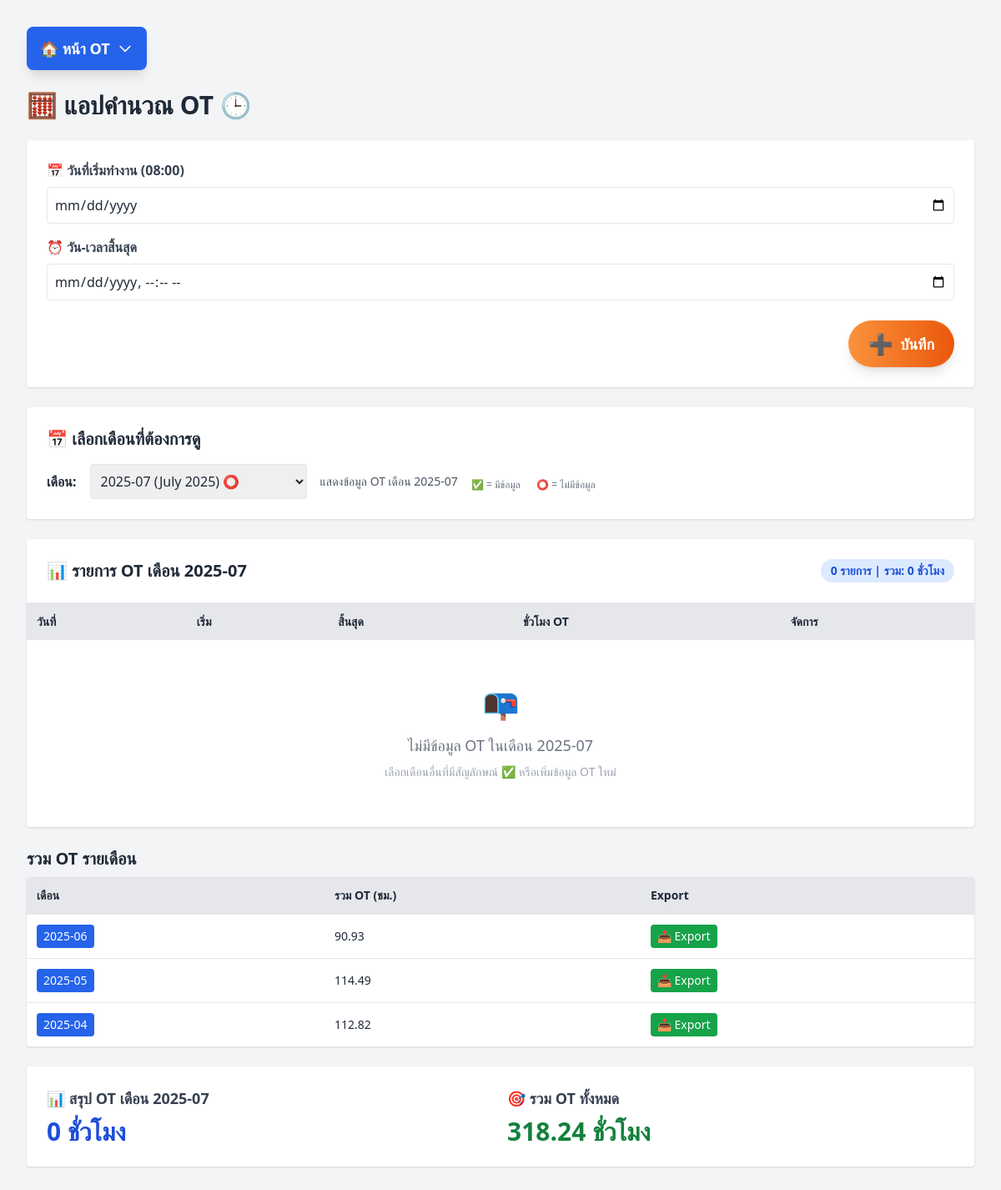
The page /index on the database as committed earlier.
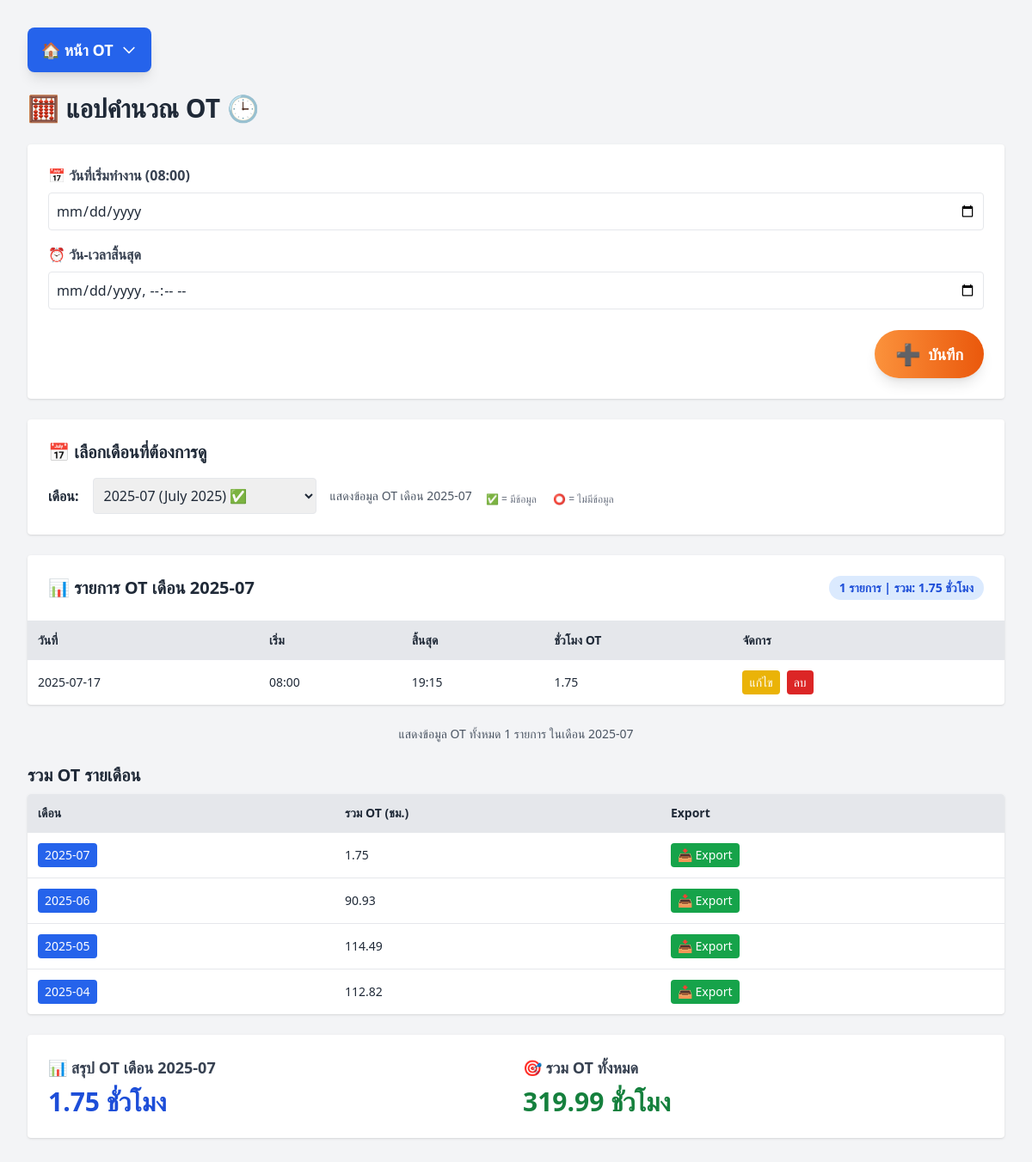
The same page on the database as committed later.
### tables this page shows
CREATE TABLE ot_records (
            id INTEGER PRIMARY KEY AUTOINCREMENT,
            work_date TEXT,
            start_time TEXT,
            end_time TEXT,
            ot_hours REAL
        );

### app.py (the view, shortened to what this page needs)
@app.route('/index', methods=['GET', 'POST'])
def index():
    conn = get_db_connection()
    from datetime import datetime
    selected_month = request.args.get('month', datetime.now().strftime('%Y-%m'))
    sort_order = request.args.get('sort', 'desc')
    order_sql = 'ORDER BY work_date DESC' if sort_order == 'desc' else 'ORDER BY work_date ASC'
    month_filter = f"WHERE strftime('%Y-%m', work_date) = ?"
    total_records = conn.execute(f'SELECT COUNT(*) FROM ot_records {month_filter}', (selected_month,)).fetchone()[0]
    records = conn.execute(f'SELECT * FROM ot_records {month_filter} {order_sql}',
                          (selected_month,)).fetchall()
    monthly_total_ot = conn.execute(f'SELECT SUM(ot_hours) FROM ot_records {month_filter}', (selected_month,)).fetchone()[0] or 0
    available_months = conn.execute('''
                                   SELECT DISTINCT strftime('%Y-%m', work_date) AS month
                                   FROM ot_records
                                   ORDER BY month DESC
                                   ''').fetchall()
    from datetime import datetime, timedelta
    import calendar
    selectable_months = []
    current_date = datetime.now()
    for i in range(12, -1, -1):  # 12 เดือนย้อนหลัง + เดือนปัจจุบัน
        date = datetime(current_date.year, current_date.month, 1) - timedelta(days=i*30)
        date = date.replace(day=1)  # ให้เป็นวันที่ 1 ของเดือน
        month_str = date.strftime('%Y-%m')
        has_data = any(month['month'] == month_str for month in available_months)
        selectable_months.append({
            'month': month_str,
            'display': f"{date.strftime('%Y-%m')} ({calendar.month_name[date.month]} {date.year})",
            'has_data': has_data
        })
    for i in range(1, 7):
        date = datetime(current_date.year, current_date.month, 1) + timedelta(days=i*32)
        date = date.replace(day=1)  # ให้เป็นวันที่ 1 ของเดือน
        month_str = date.strftime('%Y-%m')
        selectable_months.append({
            'month': month_str,
            'display': f"{date.strftime('%Y-%m')} ({calendar.month_name[date.month]} {date.year})",
            'has_data': False  # เดือนล่วงหน้าจะไม่มีข้อมูล
        })
    monthly_ot = conn.execute('''
                              SELECT strftime('%Y-%m', work_date) AS month, SUM(ot_hours) AS total
                              FROM ot_records
                              GROUP BY month
                              ORDER BY month DESC
                              ''').fetchall()
    total_ot = conn.execute('SELECT SUM(ot_hours) FROM ot_records').fetchone()[0] or 0
    conn.close()
    return render_template('index.html',
                         records=records,
                         monthly_total_ot=round(monthly_total_ot, 2),
                         total_ot=round(total_ot, 2),
                         sort_order=sort_order,
                         monthly_ot=monthly_ot,
                         page=1,
                         total_pages=1,
                         total_records=total_records,
                         selected_month=selected_month,
                         available_months=selectable_months)

### app.py (called while the page is built)
def get_db_connection():
    conn = sqlite3.connect(DB_FILE)
    conn.row_factory = sqlite3.Row
    return conn

### templates/index.html (shortened to what this page needs)
<!DOCTYPE html>
<html lang="th">
<head>
  <script src="{{ url_for('static', filename='js/tailwind.min.js') }}"></script>
</head>
<body class="p-4 sm:p-8 bg-gray-100 text-gray-800 min-h-screen">
  <nav class="mb-6">
    <div class="relative inline-block">
      <button id="menu-button" class="flex items-center gap-2 bg-blue-600 hover:bg-blue-700 text-white px-4 py-3 rounded-lg shadow-lg text-lg font-semibold transition-all">
        <span>🏠 หน้า OT</span>
        <svg id="menu-arrow" class="w-5 h-5 transition-transform duration-200" fill="none" stroke="currentColor" viewBox="0 0 24 24">
          <path stroke-linecap="round" stroke-linejoin="round" stroke-width="2" d="M19 9l-7 7-7-7"></path>
        </svg>
      </button>
    </div>
  </nav>
  <h1 class="text-2xl sm:text-3xl font-bold mb-6 text-center sm:text-left">🧮 แอปคำนวณ OT 🕒</h1>
  <form method="post" class="bg-white p-4 sm:p-6 rounded shadow mb-6">
    <div class="grid grid-cols-1 gap-4 mb-6">
      <div>
        <label for="work_date" class="block mb-2 font-semibold text-gray-700 text-sm sm:text-base">📅 วันที่เริ่มทำงาน (08:00)</label>
        <input type="date" id="work_date" name="work_date"
          class="w-full border rounded p-3 sm:p-2 text-base focus:ring-2 focus:ring-orange-400" required>
      </div>
      <div>
        <label for="end_time" class="block mb-2 font-semibold text-gray-700 text-sm sm:text-base">⏰ วัน-เวลาสิ้นสุด</label>
        <input type="datetime-local" id="end_time" name="end_time"
          class="w-full border rounded p-3 sm:p-2 text-base focus:ring-2 focus:ring-orange-400" required>
      </div>
    </div>
    <div class="flex justify-center sm:justify-end">
      <button type="submit"
        class="w-full sm:w-auto flex items-center justify-center gap-2 px-6 py-4 sm:py-3 text-lg font-semibold text-white bg-gradient-to-r from-orange-400 to-orange-600 rounded-full shadow-lg hover:from-orange-500 hover:to-orange-700 transition-all">
        <span class="text-2xl">➕</span>
        <span>บันทึก</span>
      </button>
    </div>
  </form>
    <div class="bg-white p-4 sm:p-6 rounded shadow mb-6">
      <h2 class="text-lg sm:text-xl font-semibold mb-4">📅 เลือกเดือนที่ต้องการดู</h2>
      <form method="get" class="flex flex-col sm:flex-row items-start sm:items-center gap-3 sm:gap-4">
        <label for="month" class="font-semibold text-sm sm:text-base">เดือน:</label>
        <select name="month" id="month" onchange="this.form.submit()"
                class="p-3 sm:p-2 border rounded text-base focus:ring-2 focus:ring-blue-400">
          {% for month_data in available_months %}
            <option value="{{ month_data['month'] }}"
                    {% if selected_month == month_data['month'] %}selected{% endif %}>
              {{ month_data['display'] }}{% if month_data['has_data'] %} ✅{% else %} ⭕{% endif %}
            </option>
          {% endfor %}
        </select>
        <div class="text-sm text-gray-600">
          แสดงข้อมูล OT เดือน {{ selected_month }}
        </div>
        <div class="text-xs text-gray-500 mt-2">
          <span class="mr-4">✅ = มีข้อมูล</span>
          <span>⭕ = ไม่มีข้อมูล</span>
        </div>
      </form>
    </div>
  <div class="bg-white rounded shadow mb-6">
    <div class="p-4 sm:p-6 border-b">
      <div class="flex flex-col sm:flex-row justify-between items-start sm:items-center gap-3">
        <h2 class="text-lg sm:text-xl font-semibold">📊 รายการ OT เดือน {{ selected_month }}</h2>
                 <div class="text-sm bg-blue-100 text-blue-700 px-3 py-1 rounded-full font-semibold">
           {{ total_records }} รายการ | รวม: {{ monthly_total_ot }} ชั่วโมง
         </div>
      </div>
    </div>
    <div class="overflow-x-auto">
      <table class="w-full table-auto text-sm">
        <thead class="bg-gray-200 text-left">
          <tr>
            <th class="px-3 py-3 text-xs sm:text-sm">วันที่</th>
            <th class="px-3 py-3 text-xs sm:text-sm">เริ่ม</th>
            <th class="px-3 py-3 text-xs sm:text-sm">สิ้นสุด</th>
            <th class="px-3 py-3 text-xs sm:text-sm">ชั่วโมง OT</th>
            <th class="px-3 py-3 text-xs sm:text-sm">จัดการ</th>
          </tr>
        </thead>
      <tbody>
        {% for r in records %}
        <tr class="border-t hover:bg-gray-50">
          <td class="px-3 py-3 text-xs sm:text-sm">{{ r['work_date'] }}</td>
          <td class="px-3 py-3 text-xs sm:text-sm">{{ r['start_time'][11:16] }}</td>
          <td class="px-3 py-3 text-xs sm:text-sm">{{ r['end_time'][11:16] }}</td>
          <td class="px-3 py-3 text-xs sm:text-sm">{{ r['ot_hours'] }}</td>
          <td class="px-3 py-3">
            <div class="flex flex-col sm:flex-row gap-1 sm:gap-2">
              <form action="{{ url_for('edit_ot', id=r['id']) }}" method="get">
                <button type="submit" class="w-full sm:w-auto px-2 py-1 text-xs sm:text-sm bg-yellow-500 text-white rounded hover:bg-yellow-600">
                  แก้ไข
                </button>
              </form>
              <button class="delete-btn w-full sm:w-auto px-2 py-1 text-xs sm:text-sm bg-red-600 text-white rounded hover:bg-red-700"
                      data-id="{{ r['id'] }}"
                      data-date="{{ r['work_date'] }}"
                      data-start="{{ r['start_time'][11:16] }}"
                      data-end="{{ r['end_time'][11:16] }}"
                      data-hours="{{ r['ot_hours'] }}">
                ลบ
              </button>
            </div>
          </td>
        </tr>
        {% endfor %}
        {% if not records %}
        <tr>
          <td colspan="5" class="px-3 py-6 text-center text-gray-500">
            <div class="py-8">
              <div class="text-4xl mb-4">📭</div>
              <div class="text-lg font-medium mb-2">ไม่มีข้อมูล OT ในเดือน {{ selected_month }}</div>
              <div class="text-sm text-gray-400">
                เลือกเดือนอื่นที่มีสัญลักษณ์ ✅ หรือเพิ่มข้อมูล OT ใหม่
              </div>
            </div>
          </td>
        </tr>
        {% endif %}
      </tbody>
    </table>
    </div>
  </div>
  {% if records %}
  <div class="text-center text-sm text-gray-600 my-4">
    แสดงข้อมูล OT ทั้งหมด {{ total_records }} รายการ ในเดือน {{ selected_month }}
  </div>
  {% endif %}
  <h2 class="mt-6 text-lg sm:text-xl font-semibold text-center sm:text-left">รวม OT รายเดือน</h2>
  <div class="overflow-x-auto mt-2 bg-white shadow rounded">
    <table class="w-full table-auto text-sm">
      <thead class="bg-gray-200 text-left">
        <tr>
          <th class="px-3 py-3 text-xs sm:text-sm">เดือน</th>
          <th class="px-3 py-3 text-xs sm:text-sm">รวม OT (ชม.)</th>
          <th class="px-3 py-3 text-xs sm:text-sm">Export</th>
        </tr>
      </thead>
      <tbody>
        {% for m in monthly_ot %}
        <tr class="border-t hover:bg-gray-50">
          <td class="px-3 py-3">
            <form action="{{ url_for('month_view', year_month=m['month']) }}" method="get">
              <button type="submit" class="w-full sm:w-auto text-white bg-blue-600 hover:bg-blue-700 px-2 py-1 text-xs sm:text-sm rounded">
                {{ m['month'] }}
              </button>
            </form>
          </td>
          <td class="px-3 py-3 text-xs sm:text-sm">{{ m['total'] | round(2) }}</td>
          <td class="px-3 py-3">
            <a href="{{ url_for('export_month_csv', year_month=m['month']) }}"
               class="inline-block w-full sm:w-auto text-center text-xs sm:text-sm px-2 py-1 rounded bg-green-600 text-white hover:bg-green-700">
              📥 Export
            </a>
          </td>
        </tr>
        {% endfor %}
      </tbody>
    </table>
  </div>
  <div class="mt-6 bg-white p-4 sm:p-6 rounded shadow">
    <div class="grid grid-cols-1 sm:grid-cols-2 gap-4 text-center sm:text-left">
      <div>
        <h3 class="text-lg font-semibold text-gray-700 mb-2">📊 สรุป OT เดือน {{ selected_month }}</h3>
        <p class="text-2xl sm:text-3xl font-bold text-blue-700">{{ monthly_total_ot }} ชั่วโมง</p>
      </div>
      <div>
        <h3 class="text-lg font-semibold text-gray-700 mb-2">🎯 รวม OT ทั้งหมด</h3>
        <p class="text-2xl sm:text-3xl font-bold text-green-700">{{ total_ot }} ชั่วโมง</p>
      </div>
    </div>
  </div>
</body>
</html>

Rows that differ between the two databases and show on the page:
added ot_records: work_date "2025-07-17", start_time "08:00", end_time "19:15", ot_hours "1.75"
Other text that changed with them:
form field month: "2025-07 (July 2025) ⭕" → "2025-07 (July 2025) ✅"
{{ total_records }}: "0" → "1"
{{ monthly_total_ot }}: "0" → "1.75"
{{ total_records }}: (not shown) → "1"
{{ selected_month }}: (not shown) → "2025-07"
{{ total_ot }}: "318.24" → "319.99"
{{ selected_month }}: "2025-07" → (not shown)
text no longer shown: "📭 ไม่มีข้อมูล OT ในเดือน เลือกเดือนอื่นที่มีสัญลักษณ์ ✅ หรือเพิ่มข้อมูล OT ใหม่"
text now shown: "แสดงข้อมูล OT ทั้งหมด รายการ ในเดือน"
new list line: "2025-07 1.75 📥 Export"
